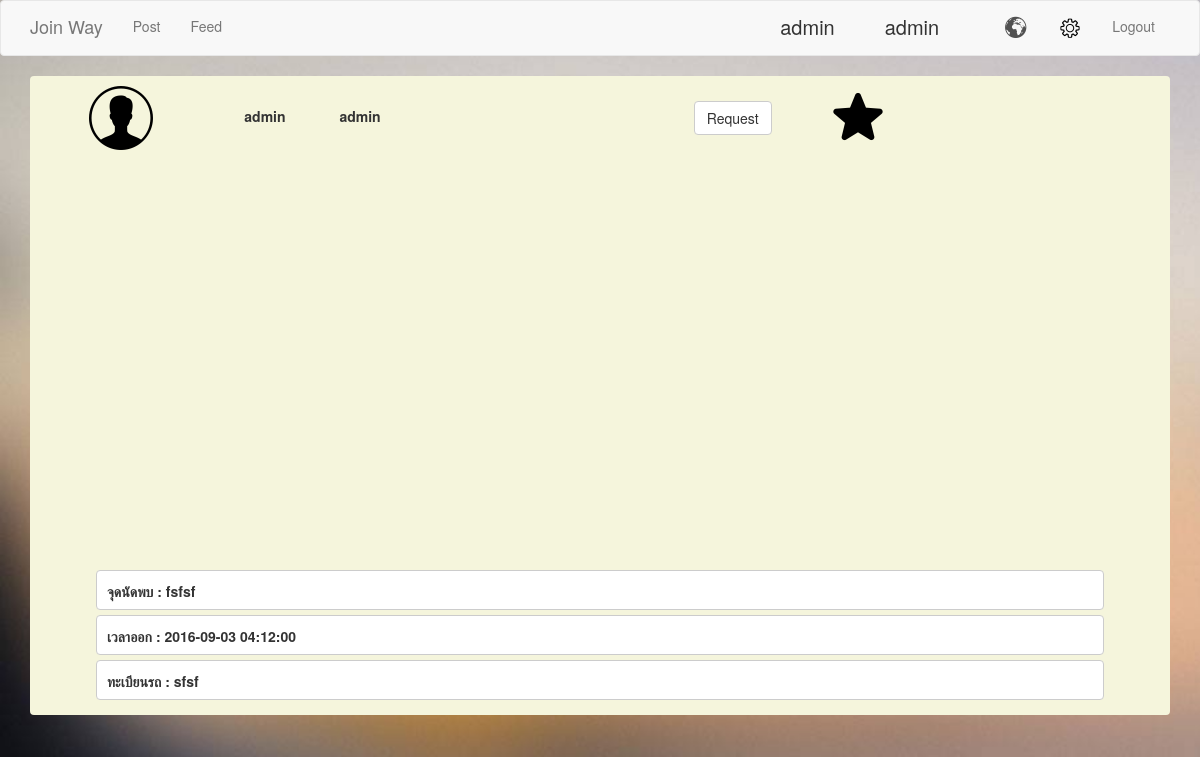
The page /source/phpRequestPage.php (signed in) on the database as committed earlier.
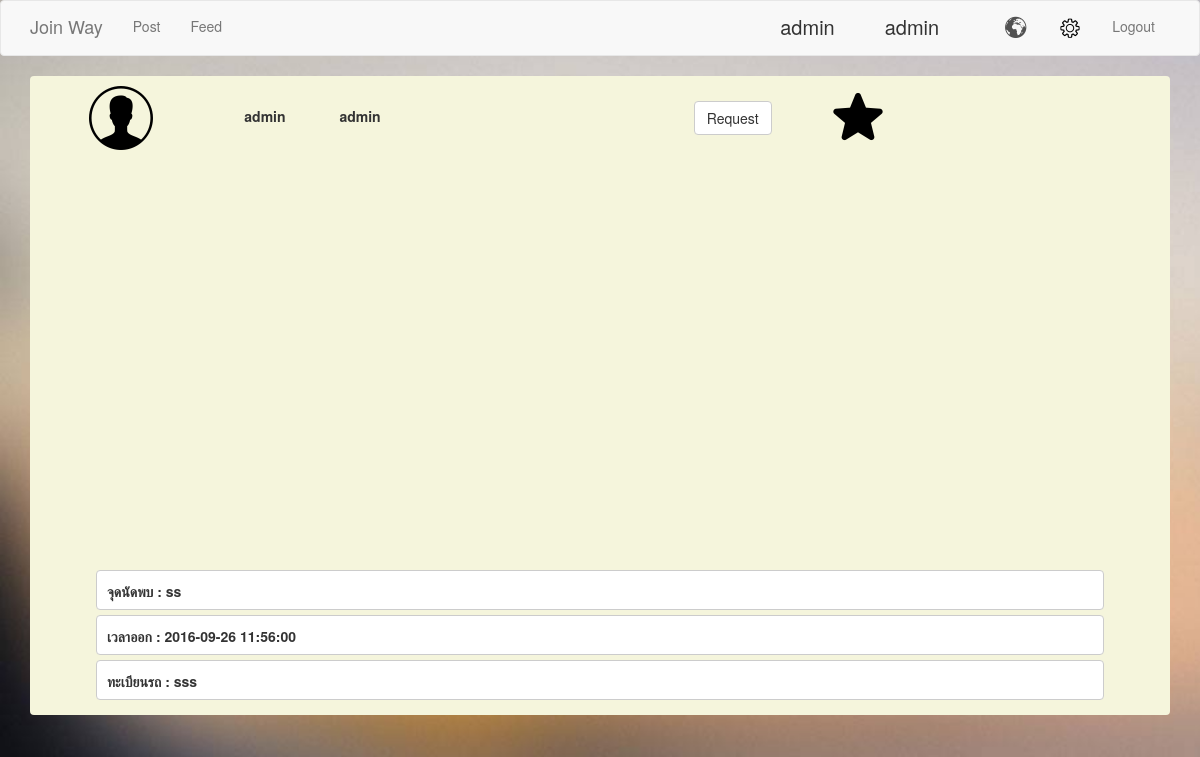
The same page on the database as committed later.
### tables this page shows
CREATE TABLE `map` (
  `map_id` int(11) NOT NULL,
  `meeting_point` text,
  `license_plate` varchar(10) DEFAULT NULL,
  `map_datetime` datetime DEFAULT NULL,
  `start_lat` varchar(200) DEFAULT NULL,
  `start_lng` varchar(200) DEFAULT NULL,
  `end_lat` varchar(200) DEFAULT NULL,
  `end_lng` varchar(200) DEFAULT NULL,
  `start` text,
  `end` text,
  `type` varchar(10) DEFAULT NULL,
  `user_id` varchar(10) DEFAULT NULL
);

### source/phpRequestPage.php (the view, shortened to what this page needs)
<html>
<head>
	<link rel="stylesheet" type="text/css" href="css/bootstrap.css">
<?
    $sqlVal = $_SESSION['login_true_admin'];
    $result = mysql_query("select * from user where username='$sqlVal'");
    $row = mysql_fetch_array($result);
?>
</head>
<body>
	<nav class="navbar navbar-default">
	  <div class="container">
	    <div class="navbar-header">
	      <a class="navbar-brand" href="phpStickyPage.php">Join Way</a>
	    </div>
	    <div class="collapse navbar-collapse" id="bs-example-navbar-collapse-1">
	      	<ul class="nav navbar-nav">
	        	<li><a href="phpStickyPage.php">Post<span class="sr-only">(current)</span></a></li>
	        	<li><a href="phpViewPage.php">Feed<span class="icon-bar"></span></a></li>
	      	</ul>
	      <ul class="nav navbar-nav navbar-right">
	      	<li id="sdf"> <?=$row["firstname"]; ?> </li>
	      	<li id="sdf"> <?=$row["lastname"];?> </li>
	        <li><a href="phpSelectPage.php" onclick="alarm();"><img id="" src="image/globe-01.png"></a></li>
		    <li><a href=""><img id="" src="image/setting.png"></a></li>
		    <li><a href="phpLogout.php">Logout</a></li>
	      </ul>
	    </div>
	  </div>
	</nav>
<?
$sql = mysql_query("select * from map,user where map.user_id = user.user_id");
    $bbb = mysql_fetch_array($sql);
?>
		<div class="container" align="center">
			<form name="formListView" method="post" action="">
				<div class="paneshow">
					<div class="row">
						<div class="col-md-2">
							<img src="image/male.png">
						</div>
						<div class="col-md-2">
							<label id=""><?=$bbb['firstname']?></label>
							<label id="nnn"><?=$bbb['lastname']?></label>
						</div>
						<div class="col-md-8">
							<button class="btn btn-default" id="">Request</button>
							<a href="phpDetailComment.php"><img class="" id="yoo" src="image/star.png"></a>
						</div>
					</div>
					<div id="map"></div>
					<div class="showdetail">
						<label id="mmm">จุดนัดพบ : <?=$bbb['meeting_point']?></label>
						<label id="mmm">เวลาออก : <?=$bbb['map_datetime']?></label>
						<label id="mmm">ทะเบียนรถ : <?=$bbb['license_plate']?></label>
					</div>
				</div>
			</form>
		</div>
</body>
</html>

Rows that differ between the two databases and show on the page:
removed map: meeting_point "fsfsf", map_datetime "2016-09-03 04:12:00", license_plate "sfsf"
added map: meeting_point "ss", map_datetime "2016-09-26 11:56:00", license_plate "sss"
